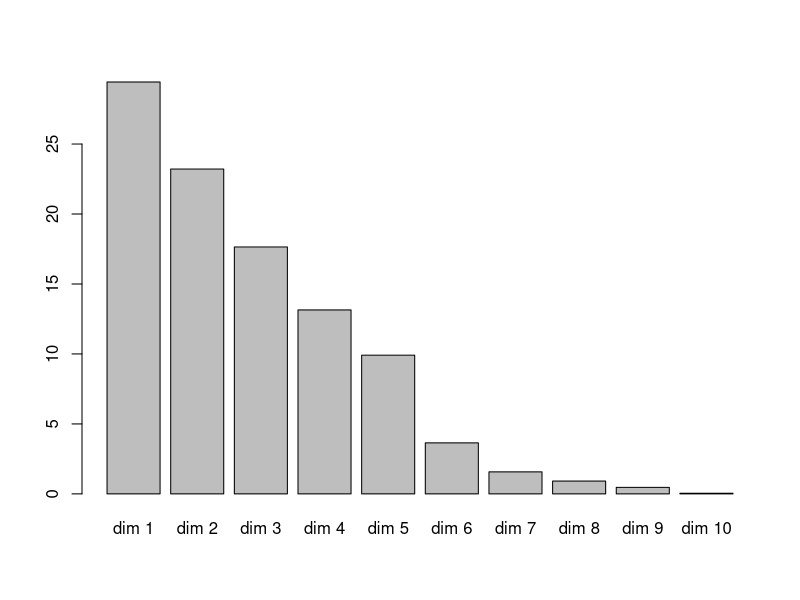

Generate this figure with R:
## ---- chunk 1
knitr::opts_chunk$set(echo = TRUE)
## ---- chunk 2
data <- read.table("../data/fumeur.csv", sep = ",", dec = ".", header = TRUE)
## ---- chunk 3
str(data)
## ---- chunk 4
head(data)
## ---- chunk 5
rownames(data) <- data$libellé
data <- data[,-1]
head(data)
## ---- chunk 6
library(FactoMineR)
## ---- chunk 7
data.ca <- FactoMineR::CA(data, ncp = 4, graph = FALSE)
## ---- chunk 8
mean(data.ca$eig[,2])
## ---- chunk 9
barplot(data.ca$eig[,2])
## ---- chunk 10
data.ca$col
## ---- chunk 11
data.ca$row
## ---- chunk 12
